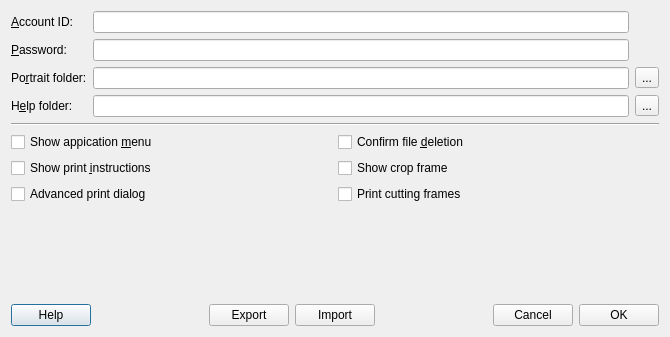
<?xml version="1.0" encoding="UTF-8"?>
<ui version="4.0">
 <class>SettingsDialog</class>
 <widget class="QDialog" name="SettingsDialog">
  <property name="geometry">
   <rect>
    <x>0</x>
    <y>0</y>
    <width>670</width>
    <height>337</height>
   </rect>
  </property>
  <property name="windowTitle">
   <string>Settings</string>
  </property>
  <property name="windowIcon">
   <iconset>
    <normalon>:/images/settings.png</normalon>
   </iconset>
  </property>
  <layout class="QGridLayout" name="gridLayout_3">
   <item row="0" column="0">
    <layout class="QVBoxLayout" name="verticalLayout">
     <item>
      <layout class="QGridLayout" name="gridLayout">
       <item row="1" column="0">
        <widget class="QLabel" name="label_2">
         <property name="text">
          <string>&amp;Password:</string>
         </property>
         <property name="buddy">
          <cstring>password_ed</cstring>
         </property>
        </widget>
       </item>
       <item row="0" column="1">
        <widget class="QLineEdit" name="account_id_ed"/>
       </item>
       <item row="2" column="0">
        <widget class="QLabel" name="label_3">
         <property name="text">
          <string>Po&amp;rtrait folder:</string>
         </property>
         <property name="buddy">
          <cstring>portrait_dir_ed</cstring>
         </property>
        </widget>
       </item>
       <item row="1" column="1">
        <widget class="QLineEdit" name="password_ed"/>
       </item>
       <item row="2" column="1">
        <widget class="QLineEdit" name="portrait_dir_ed"/>
       </item>
       <item row="0" column="0">
        <widget class="QLabel" name="label">
         <property name="text">
          <string>&amp;Account ID:</string>
         </property>
         <property name="textFormat">
          <enum>Qt::AutoText</enum>
         </property>
         <property name="buddy">
          <cstring>account_id_ed</cstring>
         </property>
        </widget>
       </item>
       <item row="2" column="2">
        <widget class="QToolButton" name="portrait_dir_btn">
         <property name="text">
          <string>...</string>
         </property>
        </widget>
       </item>
       <item row="3" column="0">
        <widget class="QLabel" name="label_4">
         <property name="text">
          <string>H&amp;elp folder:</string>
         </property>
         <property name="buddy">
          <cstring>help_dir_ed</cstring>
         </property>
        </widget>
       </item>
       <item row="3" column="1">
        <widget class="QLineEdit" name="help_dir_ed"/>
       </item>
       <item row="3" column="2">
        <widget class="QToolButton" name="helpt_dir_btn">
         <property name="text">
          <string>...</string>
         </property>
        </widget>
       </item>
      </layout>
     </item>
     <item>
      <widget class="Line" name="line">
       <property name="orientation">
        <enum>Qt::Horizontal</enum>
       </property>
      </widget>
     </item>
     <item>
      <layout class="QGridLayout" name="gridLayout_2">
       <item row="1" column="0">
        <widget class="QCheckBox" name="show_instructions_check">
         <property name="text">
          <string>Show print &amp;instructions</string>
         </property>
        </widget>
       </item>
       <item row="0" column="0">
        <widget class="QCheckBox" name="show_menu_check">
         <property name="text">
          <string>Show appication &amp;menu</string>
         </property>
        </widget>
       </item>
       <item row="0" column="1">
        <widget class="QCheckBox" name="confirm_file_deletion">
         <property name="text">
          <string>Confirm file &amp;deletion</string>
         </property>
        </widget>
       </item>
       <item row="1" column="1">
        <widget class="QCheckBox" name="show_crop_frame">
         <property name="text">
          <string>Show crop frame</string>
         </property>
        </widget>
       </item>
       <item row="2" column="1">
        <widget class="QCheckBox" name="print_frames_check">
         <property name="text">
          <string>Print cutting frames</string>
         </property>
        </widget>
       </item>
       <item row="2" column="0">
        <widget class="QCheckBox" name="advanced_print_check">
         <property name="text">
          <string>Advanced print dialog</string>
         </property>
        </widget>
       </item>
      </layout>
     </item>
     <item>
      <spacer name="verticalSpacer">
       <property name="orientation">
        <enum>Qt::Vertical</enum>
       </property>
       <property name="sizeHint" stdset="0">
        <size>
         <width>20</width>
         <height>40</height>
        </size>
       </property>
      </spacer>
     </item>
     <item>
      <widget class="QLabel" name="status_lbl">
       <property name="text">
        <string/>
       </property>
      </widget>
     </item>
     <item>
      <layout class="QHBoxLayout" name="horizontalLayout">
       <item>
        <widget class="QPushButton" name="help_btn">
         <property name="text">
          <string>Help</string>
         </property>
        </widget>
       </item>
       <item>
        <spacer name="horizontalSpacer">
         <property name="orientation">
          <enum>Qt::Horizontal</enum>
         </property>
         <property name="sizeHint" stdset="0">
          <size>
           <width>40</width>
           <height>20</height>
          </size>
         </property>
        </spacer>
       </item>
       <item>
        <widget class="QPushButton" name="export_btn">
         <property name="text">
          <string>Export</string>
         </property>
        </widget>
       </item>
       <item>
        <widget class="QPushButton" name="import_btn">
         <property name="text">
          <string>Import</string>
         </property>
        </widget>
       </item>
       <item>
        <spacer name="horizontalSpacer_2">
         <property name="orientation">
          <enum>Qt::Horizontal</enum>
         </property>
         <property name="sizeHint" stdset="0">
          <size>
           <width>40</width>
           <height>20</height>
          </size>
         </property>
        </spacer>
       </item>
       <item>
        <widget class="QPushButton" name="cancel_btn">
         <property name="text">
          <string>Cancel</string>
         </property>
        </widget>
       </item>
       <item>
        <widget class="QPushButton" name="ok_btn">
         <property name="text">
          <string>OK</string>
         </property>
        </widget>
       </item>
      </layout>
     </item>
    </layout>
   </item>
  </layout>
 </widget>
 <tabstops>
  <tabstop>account_id_ed</tabstop>
  <tabstop>password_ed</tabstop>
  <tabstop>portrait_dir_ed</tabstop>
  <tabstop>portrait_dir_btn</tabstop>
  <tabstop>help_dir_ed</tabstop>
  <tabstop>helpt_dir_btn</tabstop>
  <tabstop>show_menu_check</tabstop>
  <tabstop>show_instructions_check</tabstop>
  <tabstop>confirm_file_deletion</tabstop>
 </tabstops>
 <resources/>
 <connections>
  <connection>
   <sender>cancel_btn</sender>
   <signal>clicked()</signal>
   <receiver>SettingsDialog</receiver>
   <slot>reject()</slot>
   <hints>
    <hint type="sourcelabel">
     <x>689</x>
     <y>250</y>
    </hint>
    <hint type="destinationlabel">
     <x>414</x>
     <y>138</y>
    </hint>
   </hints>
  </connection>
 </connections>
</ui>
